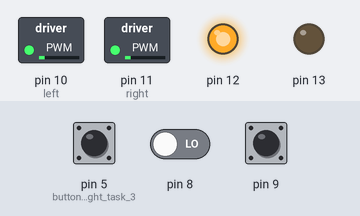
This sketch was run on a simulated Arduino Uno, built with avr-gcc and run on an emulated ATmega328P. Shown: switched loads named in the sketch (green lamp = pin HIGH), output pins drawn as LEDs (lit = HIGH). Inputs (shaded band) come from the test bench; at power-on: pin 5 (button_light_task_3) LOW, pin 9 LOW, pin 8 LOW. What the sketch prints to the serial monitor is not drawn.

Above: at 0.8 s.
0.9 s: pin 5 (button_light_task_3) pulled HIGH for 0.15 s
At 2.1 s:
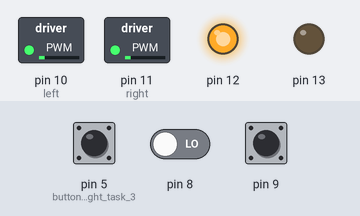
2.5 s: pin 9 driven HIGH
At 3.3 s:
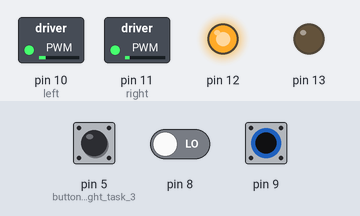
5.5 s: pin 5 (button_light_task_3) pulled HIGH for 3.2 s
10.2 s: pin 9 pulsed LOW 5 times (0.12 s each, 0.3 s apart)
13.2 s: pin 8 driven HIGH
At 14.3 s:
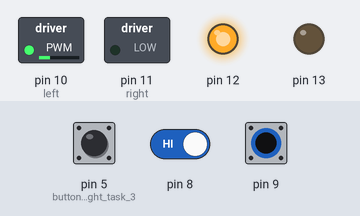
Timing chart, 0 to 15.7 s (numbered marks = the images above; inputs shaded):
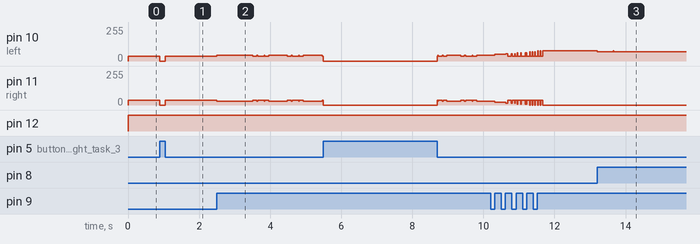

The sketch:

ec080_Kunal_Sharma_Automated_RPM_Balancer_Dual_Motor_Systems.ino
```cpp
#include "Arduino_FreeRTOS.h"
#include "queue.h"
#define left 10
#define right 11
#define base 35
TaskHandle_t task1_handler;
TaskHandle_t task2_handler;
TaskHandle_t task3_handler;
TaskHandle_t task4_handler;
QueueHandle_t Queue1;
QueueHandle_t Queue2;

void Enc_Right_Read_Task_1(void* params) {
  // This task takes input from left wheel optical encoder and push the values in queue

  bool prv = false;
  int cnt1 = 0;
  bool value;
  while (1) {
    value = digitalRead(9);
    if ((value == 1) && (value != prv)) {
      cnt1++;
    }
    xQueueSend(Queue1, &cnt1, 0);
    prv = value;
    taskYIELD();
  }

}
void Enc_Left_Read_Task_1(void* params) {
    // This task takes input from left wheel optical encoder and push the values in queue

  bool prv = false;
  int cnt2 = 0;
  bool value;
  while (1) {
    value = digitalRead(8);
    if ((value == 1) && (value != prv)) {
      cnt2++;
    }
    xQueueSend(Queue2, &cnt2, 0);
    prv = value;
    taskYIELD();
  }
}
void button_light_task_3(void* params) {
 /*
    This task check for the obstacle by taking input from IR Proximity sensor.
    if there is obstacle , all the wheels are stopped and other tasks are suspended.
    else
 */
  bool sus=0;
  while (1) {
    if (digitalRead(5) == 1 && !sus)
    {
      sus=1;
      vTaskSuspend(task1_handler);
       vTaskSuspend(task2_handler);
        vTaskSuspend(task4_handler);
        analogWrite(11,0);
        analogWrite(10,0);

    }
    else if(digitalRead(5)==0 && sus)
     {
      sus=0;
      vTaskResume(task1_handler);
      vTaskResume(task2_handler);
      vTaskResume(task4_handler);
    }
    // Serial.print("Task-3:");
    // Serial.println(uxTaskGetStackHighWaterMark(task3_handler));
    taskYIELD();
  }
}

void Motor_Speed_Control_Task_4(void* params) {
   /* This task takes values from the queue and adjust the
      speed of both motors by adjusting the PWM values
  */
  int temp1, temp2;  // right , left
  while (1) {
    if (xQueueReceive(Queue1, &temp1, portMAX_DELAY) == pdTRUE && xQueueReceive(Queue2, &temp2, portMAX_DELAY) == pdTRUE) {
      // Serial.println(temp1);
      // Serial.println(temp2);
      int d=temp1-temp2; // right-left
      if(temp1 >temp2 ){
        int diff=temp1-temp2;
        analogWrite(left, min(250,base+diff*7));
        analogWrite(right,max(0,base-diff*7));
        // analogWrite(left,35);
      }
      else{
        int diff=temp2-temp1;
        // analogWrite(right,35);
        analogWrite(right, min(250,base+diff*7));
        analogWrite(left,max(0,base-diff*7));
      }
      //Serial.println(d);
    }
    // Serial.print("Task-4:");
    // Serial.println(uxTaskGetStackHighWaterMark(task4_handler));
    taskYIELD();
  }
}

void setup() {
  // put your setup code here, to run once:
  Serial.begin(115200);
    pinMode(8, INPUT);
  pinMode(9, INPUT);
  pinMode(13, OUTPUT);
  pinMode(5, INPUT);
  pinMode(12, OUTPUT);
  digitalWrite(12, HIGH);
  pinMode(10, OUTPUT); // left side
  pinMode(11, OUTPUT); // right side
  analogWrite(10, base);
  analogWrite(11, base);
  Queue1 = xQueueCreate(1, sizeof(int));
  Queue2 = xQueueCreate(1, sizeof(int));
  //  attachInterrupt(digitalPinToInterrupt(8),Enc_Read_Task_1, RISING);
  xTaskCreate(Enc_Right_Read_Task_1, "Task-1", 128, NULL, 1, &task1_handler);
  xTaskCreate(Enc_Left_Read_Task_1, "Task-2", 128, NULL, 1, &task2_handler);
   xTaskCreate(button_light_task_3, "Task-3", 128, NULL, 1, &task3_handler);
  xTaskCreate(Motor_Speed_Control_Task_4, "Task-4", 128, NULL, 1, &task4_handler);

  if (task1_handler != NULL && Queue1 != NULL) {
    Serial.println("Task-1 Created Sucessfully");
  } else {
    Serial.println("Task-1 not Created Sucessfully");
  }

  vTaskStartScheduler();
}

void loop() {
  // put your main code here, to run repeatedly:
}
```

Measured:
- after the input at 0.9 s, pin 10 (left), pin 11 (right): 35/255 → 0/255 at once, → 35/255 0.15 s later
- after the input at 2.5 s, pin 10 (left): 35/255 → 42/255 at once, then repeats every 0.97 s: 35/255 0.11 s, 42/255 0.03 s, 35/255 0.18 s, 42/255 0.01 s, 35/255 0.12 s, 42/255 0.53 s; pin 11 (right): 35/255 → 28/255 at once, then repeats every 0.97 s: 35/255 0.11 s, 28/255 0.03 s, 35/255 0.18 s, 28/255 0.01 s, 35/255 0.12 s, 28/255 0.53 s
- after the input at 13.2 s, pin 10 (left): 77/255 → 70/255 at once
